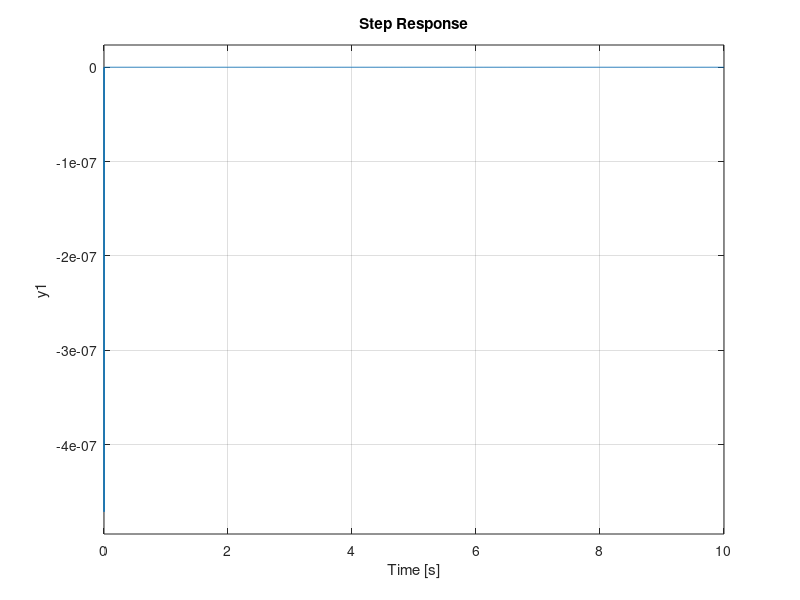

Reproduce this figure in MATLAB.
Ip=0.001;
Kpd=Ip/(2*pi);
Kvco=50;
R=1.6*10^6;
C=10^(-10);
pkg load control;
s=tf("s");
Hv=tf([Kvco 0],[1 Kpd*Kvco*R Kpd*Kvco/C])
step(Hv,10);
hold on;
#ramp(Hv,10,"r");
hold off;
#bode(Hv);